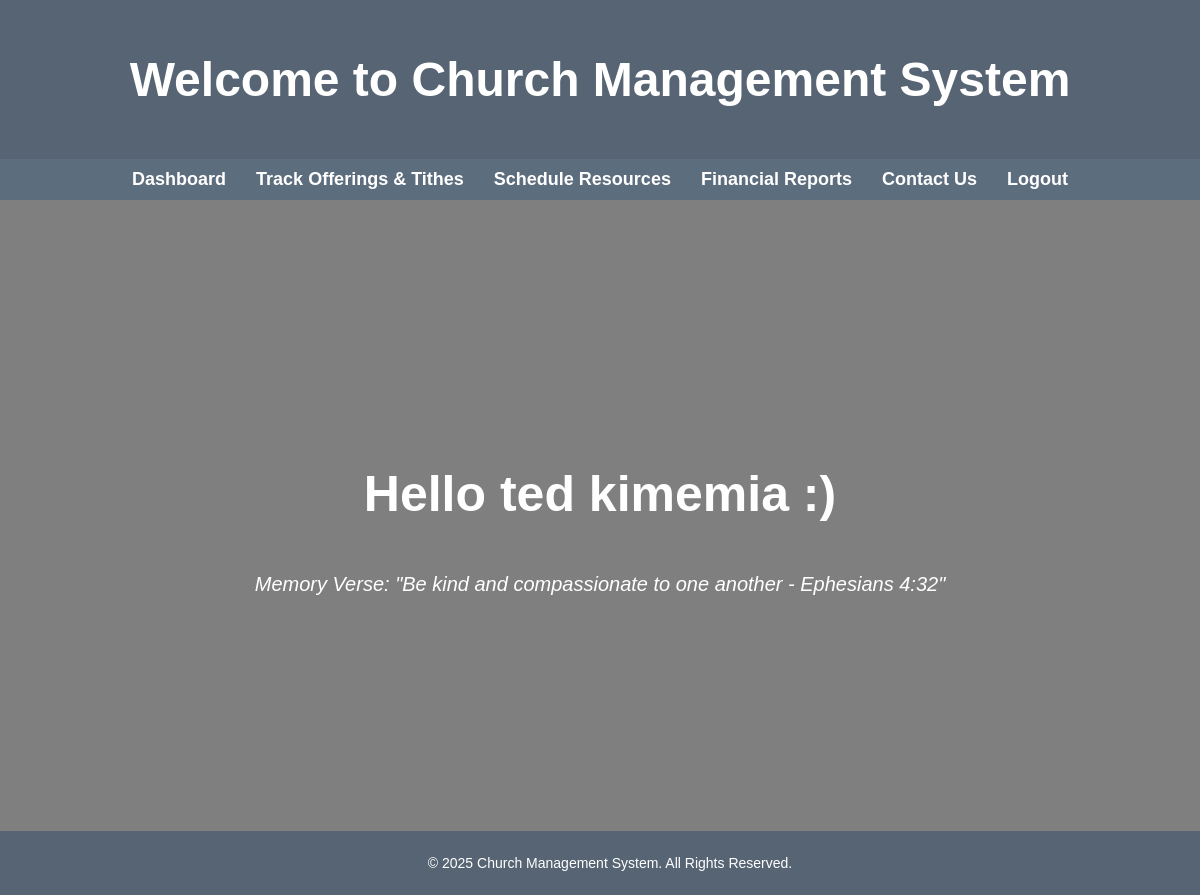
/churches/homepage.php (signed in), run on the app's committed database.
### tables this page shows
CREATE TABLE `users` (
  `Id` int(10) NOT NULL,
  `firstName` varchar(50) NOT NULL,
  `lastName` varchar(50) NOT NULL,
  `email` varchar(50) NOT NULL,
  `password` varchar(50) NOT NULL,
  `created_at` timestamp NOT NULL DEFAULT current_timestamp()
);

CREATE TABLE `memory_verses` (
  `id` int(11) NOT NULL,
  `verse` text NOT NULL,
  `created_at` timestamp NOT NULL DEFAULT current_timestamp()
);

### churches/homepage.php (the view, shortened to what this page needs)
<?php
include("connect.php");
$email = mysqli_real_escape_string($conn, $_SESSION['email']);
$query = mysqli_query($conn, "SELECT firstName, lastName FROM users WHERE email='$email'");
$user = mysqli_fetch_assoc($query);
$user_name = $user ? htmlspecialchars($user['firstName'] . ' ' . $user['lastName']) : 'User';
$verse_query = mysqli_query($conn, "SELECT verse FROM memory_verses ORDER BY RAND() LIMIT 1");
$verse = mysqli_fetch_assoc($verse_query)['verse'] ?? "No memory verse available.";
?>
<!DOCTYPE html>
<html lang="en">
<head>
    <link rel="stylesheet" href="homepage.css">
</head>
<body>
    <header>
        <h1>Welcome to Church Management System</h1>
    </header>
    <nav>
        <ul>
            <li><a href="dashboard.php">Dashboard</a></li>
            <li><a href="offerings.php">Track Offerings & Tithes</a></li>
            <li><a href="resources.php">Schedule Resources</a></li>
            <li><a href="dashboard.php">Financial Reports</a></li>
            <li><a href="contact.php">Contact Us</a></li>
            <li><a href="logout.php">Logout</a></li>
        </ul>
    </nav>
    <main>
        <div style="text-align:center; padding:15%;">
            <p style="font-size:50px; font-weight:bold;">Hello <?php echo $user_name; ?> :)</p>
            <p style="font-size:20px; font-style:italic;">Memory Verse: "<?php echo htmlspecialchars($verse); ?>"</p>
        </div>
    </main>
    <footer>
        <p>&copy; <?php echo date("Y"); ?> Church Management System. All Rights Reserved.</p>
    </footer>
</body>
</html>

### churches/homepage.css (style rules this page uses)
body { font-family: Arial, sans-serif; margin: 0; padding: 0; background-image: url('church-background.jpg'); background-size: cover; background-position: center; background-attachment: fixed; color: white; text-align: center; display: flex; flex-direction: column; min-height: 100vh; }
header { background: rgba(44, 62, 80, 0.8); color: white; padding: 20px; margin: 0; text-align: center; font-size: 24px; font-weight: bold; }
nav { background: rgba(52, 73, 94, 0.8); padding: 10px 0; }
nav ul { list-style: none; padding: 0; margin: 0; display: flex; justify-content: center; }
nav ul li { display: inline; margin: 0 15px; }
nav ul li a { color: white; text-decoration: none; font-weight: bold; font-size: 18px; transition: color 0.3s ease, text-decoration 0.3s ease; }
main { padding: 50px; flex: 1; display: flex; align-items: center; justify-content: center; background: rgba(0, 0, 0, 0.5); }
footer { background: rgba(44, 62, 80, 0.8); color: white; padding: 10px; width: 100%; font-size: 14px; margin-top: auto; }

### data on the page
users: user_name "ted kimemia"
memory_verses: verse "Be kind and compassionate to one another - Ephesians 4:32"
